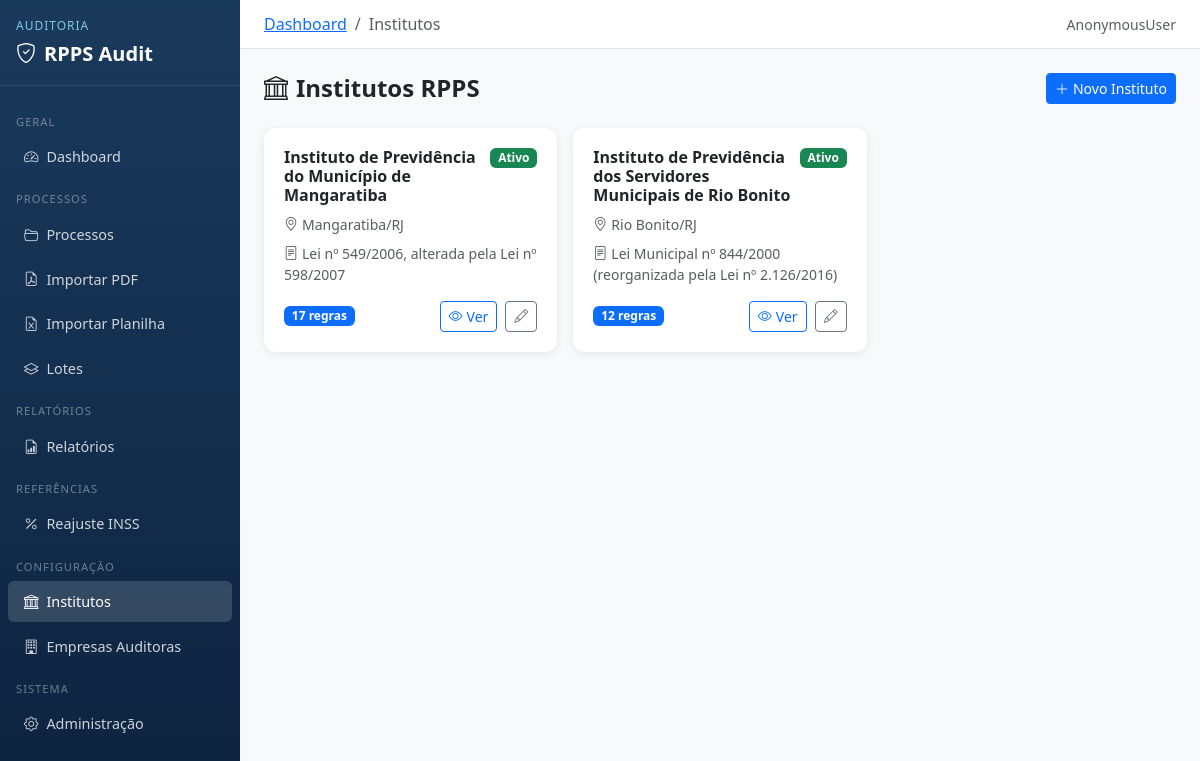
Screenshot of /institutos/ with the database file from the repository.
### institutos/models.py (models this page shows, shortened)
class Instituto(models.Model):
    empresa_auditora = models.ForeignKey(
        EmpresaAuditora, on_delete=models.SET_NULL,
        null=True, blank=True,
        verbose_name='Empresa Auditora',
        related_name='institutos',
    )
    nome = models.CharField(max_length=200, verbose_name='Nome')
    cnpj = models.CharField(max_length=18, blank=True, verbose_name='CNPJ')
    estado = models.CharField(max_length=2, verbose_name='Estado (UF)')
    municipio = models.CharField(max_length=100, verbose_name='Município')
    lei_organica = models.CharField(max_length=200, blank=True, verbose_name='Lei Orgânica')
    ativo = models.BooleanField(default=True, verbose_name='Ativo')
    aderiu_ec103_2019 = models.BooleanField(
        default=False,
        verbose_name='Aderiu à Reforma da EC 103/2019',
        help_text='Marque se o município promulgou lei própria de reforma previdenciária com base na EC 103/2019, revogando as regras constitucionais anteriores.',
    )
    subsidio_prefeito = models.DecimalField(
        max_digits=12, decimal_places=2, null=True, blank=True,
        verbose_name='Subsídio do Prefeito (R$)',
        help_text='Teto remuneratório dos servidores e pensionistas do RPPS (art. 37, XI CF/88). Exceção: procuradores municipais possuem teto próprio.',
    )
    norma_trienio = models.CharField(
        max_length=300, blank=True,
        verbose_name='Base Legal do Triênio',
        help_text='Ex: Art. 71 da Lei nº 05/1991',
    )
    trienio_primeiro_percentual = models.DecimalField(
        max_digits=5, decimal_places=2, null=True, blank=True,
        verbose_name='1º Triênio (%)',
        help_text='Percentual do primeiro triênio. Calculado sobre o vencimento base.',
    )
    trienio_demais_percentual = models.DecimalField(
        max_digits=5, decimal_places=2, null=True, blank=True,
        verbose_name='Demais Triênios (%)',
        help_text='Percentual de cada triênio a partir do 2º. Calculado sobre o vencimento base.',
    )
    trienio_limite_periodos = models.IntegerField(
        null=True, blank=True,
        verbose_name='Limite de Triênios',
        help_text='Número máximo de triênios passíveis de acumulação.',
    )
    observacoes = models.TextField(blank=True, verbose_name='Observações')
    class Meta:
        verbose_name = 'Instituto RPPS'
        verbose_name_plural = 'Institutos RPPS'
        ordering = ['nome']

### institutos/views.py (the view)
# urls.py: path('', views.lista_institutos, name='lista'),
def lista_institutos(request):
    institutos = Instituto.objects.prefetch_related('regras').all()
    return render(request, 'institutos/lista.html', {'institutos': institutos})

### templates/institutos/lista.html (shortened to what this page needs)
{% extends 'base.html' %}
{% block breadcrumb %}
<li class="breadcrumb-item"><a href="{% url 'core:dashboard' %}">Dashboard</a></li>
<li class="breadcrumb-item active">Institutos</li>
{% endblock %}
{% block content %}
<div class="d-flex justify-content-between align-items-center mb-4">
    <h4 class="fw-bold mb-0"><i class="bi bi-bank me-2"></i>Institutos RPPS</h4>
    <a href="{% url 'institutos:novo' %}" class="btn btn-primary btn-sm">
        <i class="bi bi-plus-lg me-1"></i>Novo Instituto
    </a>
</div>
{% if institutos %}
<div class="row g-3">
    {% for inst in institutos %}
    <div class="col-md-4">
        <div class="card card-stat h-100">
            <div class="card-body">
                <div class="d-flex justify-content-between align-items-start mb-2">
                    <h6 class="fw-bold mb-0">{{ inst.nome }}</h6>
                    {% if inst.ativo %}
                    <span class="badge bg-success">Ativo</span>
                    {% else %}
                    <span class="badge bg-secondary">Inativo</span>
                    {% endif %}
                </div>
                <p class="text-muted small mb-2">
                    <i class="bi bi-geo-alt me-1"></i>{{ inst.municipio }}/{{ inst.estado }}
                </p>
                {% if inst.lei_organica %}
                <p class="text-muted small mb-2">
                    <i class="bi bi-file-text me-1"></i>{{ inst.lei_organica }}
                </p>
                {% endif %}
                <div class="d-flex align-items-center gap-2 mt-3">
                    <span class="badge bg-primary">{{ inst.regras.count }} regra{{ inst.regras.count|pluralize }}</span>
                    <a href="{% url 'institutos:detalhe' inst.pk %}" class="btn btn-outline-primary btn-sm ms-auto">
                        <i class="bi bi-eye me-1"></i>Ver
                    </a>
                    <a href="{% url 'institutos:editar' inst.pk %}" class="btn btn-outline-secondary btn-sm">
                        <i class="bi bi-pencil"></i>
                    </a>
                </div>
            </div>
        </div>
    </div>
    {% endfor %}
</div>
{% endif %}
{% endblock %}

### templates/base.html (style rules this page uses)
body { background-color: #f8f9fa; }
.card-stat { border: none; border-radius: 12px; box-shadow: 0 2px 8px rgba(0,0,0,0.08); }
.card-stat .card-body { padding: 1.25rem; }

### rows the page displays
Instituto: nome "Instituto de Previdência do Município de Mangaratiba", ativo "Ativo", municipio "Mangaratiba", estado "RJ", lei_organica "Lei nº 549/2006, alterada pela Lei nº 598/2007", regras.count "17"
Instituto: nome "Instituto de Previdência dos Servidores Municipais de Rio Bonito", ativo "Ativo", municipio "Rio Bonito", estado "RJ", lei_organica "Lei Municipal nº 844/2000 (reorganizada pela Lei nº 2.126/2016)", regras.count "12"

### other values shown
{{ request.user }} "AnonymousUser"
